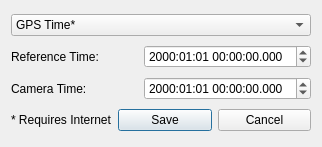
<?xml version="1.0" encoding="UTF-8"?>
<ui version="4.0">
 <class>Dialog</class>
 <widget class="QDialog" name="Dialog">
  <property name="windowModality">
   <enum>Qt::WindowModal</enum>
  </property>
  <property name="geometry">
   <rect>
    <x>0</x>
    <y>0</y>
    <width>322</width>
    <height>147</height>
   </rect>
  </property>
  <property name="windowTitle">
   <string>Dialog</string>
  </property>
  <property name="modal">
   <bool>true</bool>
  </property>
  <layout class="QGridLayout" name="gridLayout">
   <item row="0" column="0">
    <widget class="QComboBox" name="KernelTimeSelect">
     <item>
      <property name="text">
       <string>GPS Time*</string>
      </property>
     </item>
     <item>
      <property name="text">
       <string>UTC Time*</string>
      </property>
     </item>
     <item>
      <property name="text">
       <string>Local (System) Time</string>
      </property>
     </item>
    </widget>
   </item>
   <item row="1" column="0">
    <layout class="QHBoxLayout" name="horizontalLayout_2">
     <item>
      <widget class="QLabel" name="label">
       <property name="text">
        <string>Reference Time:</string>
       </property>
      </widget>
     </item>
     <item>
      <widget class="QDateTimeEdit" name="KernelReferenceTime">
       <property name="displayFormat">
        <string>yyyy:MM:dd hh:mm:ss.sss</string>
       </property>
      </widget>
     </item>
    </layout>
   </item>
   <item row="2" column="0">
    <layout class="QHBoxLayout" name="horizontalLayout_3">
     <item>
      <widget class="QLabel" name="label_2">
       <property name="text">
        <string>Camera Time:</string>
       </property>
      </widget>
     </item>
     <item>
      <widget class="QDateTimeEdit" name="KernelCameraTime">
       <property name="displayFormat">
        <string>yyyy:MM:dd hh:mm:ss.sss</string>
       </property>
      </widget>
     </item>
    </layout>
   </item>
   <item row="3" column="0">
    <layout class="QHBoxLayout" name="horizontalLayout">
     <item>
      <widget class="QLabel" name="label_3">
       <property name="text">
        <string>* Requires Internet</string>
       </property>
      </widget>
     </item>
     <item>
      <widget class="QPushButton" name="ModalSaveButton">
       <property name="text">
        <string>Save</string>
       </property>
      </widget>
     </item>
     <item>
      <widget class="QPushButton" name="ModalCancelButton">
       <property name="text">
        <string>Cancel</string>
       </property>
      </widget>
     </item>
    </layout>
   </item>
  </layout>
 </widget>
 <resources/>
 <connections/>
</ui>
